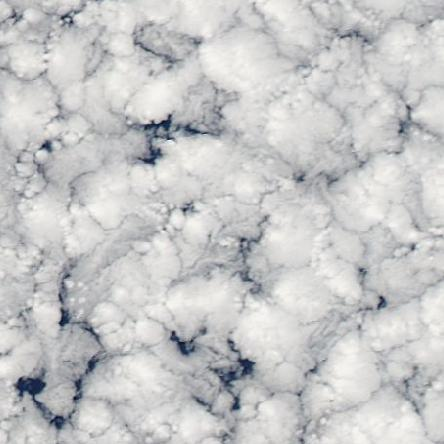
#> input picture data/target_images/20190801-12-11-95-94.jpeg, 444 x 444 px, found by its file name; its folder holds only this picture in this run
$ python FFT.py
#> lines starting #> are read from the running program, lines starting #| are printed output that depends on the picture; after the words box and inside, x2 and y2 are one past the last pixel; in counts of white or black regions, pixels touching at a corner belong together
import cv2
import numpy as np
from matplotlib import pyplot as plt
import os
import random
import re
import time
import logging
import pandas as pd

'''

This script is used to take the original photos of the stratocumulus and analyze them using the Fast Fourier Transform (FFT) method.
The script will save the magnitude spectrum of the FFT as a figure and save the parameters extracted from the FFT analysis in a csv file.

'''

# ---------------------------------
logger = logging.getLogger(__name__)
logging.basicConfig(filename='fft.log', encoding='utf-8', level=logging.DEBUG)
logger.info('SCRIPT STARTED, TIME: ' + str(time.time()))
# ---------------------------------

# The Instant class is used to contain the date and location of each jpeg file, plus the number of clouds and their average size
class Instant:

    NAME_PATTERN = re.compile(r"(\d{4})(\d{2})(\d{2})-(\d+)-(\d+)-(\d+)-(\d+)")


    def __init__(self, file):
        self.extract_date_time(file)

    def extract_date_time(self, file):
        self.match = self.NAME_PATTERN.match(file)
        self.year = self.match.group(1)
        self.month = self.match.group(2)
        self.day = self.match.group(3)

        # inserting a condition that puts a minus sign before the minlat and minlon if they are negative
        # in august untill october the minlat and maxlat is negative, so we need to add a minus sign before it
        if self.month == '08' or self.month == '09' or self.month == '10':
            self.minlat = -int(self.match.group(4))
            self.maxlat = -int(self.match.group(5))
        else:
            self.minlat = self.match.group(4)
            self.maxlat = self.match.group(5)
        self.minlon = -int(self.match.group(6))
        self.maxlon = -int(self.match.group(7))
        # the name just until the first dot
        self.name = file.split('.')[0]


    def fft_man(self, image_path):
        image = cv2.imread(image_path, cv2.IMREAD_GRAYSCALE)
#> image: shape (444, 444); min 12, max 250, mean 199.5
        if image is None:
            raise ValueError("Image not found. Check the file path.")

        # Compute the 2D Fourier Transform and shift it to the center
        f_transform = np.fft.fft2(image)
        f_shift = np.fft.fftshift(f_transform)

        # Compute the magnitude spectrum (log-scaled for visibility)
        magnitude_spectrum = 20 * np.log(np.abs(f_shift) + 1)
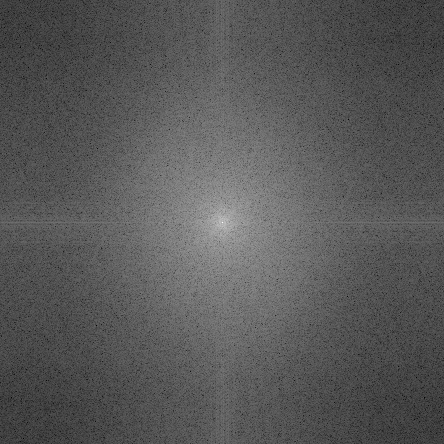
#> magnitude_spectrum: shape (444, 444) float64; min 24.24, max 349.7, mean 137.5; drawn with min black and max white
        # saving the magnitude spectrum as a figure
        if not os.path.exists('fft_magnitude_spectrum'):
            os.makedirs('fft_magnitude_spectrum')
        plt.figure(figsize=(10, 10))
        plt.imshow(magnitude_spectrum, cmap='gray')
        plt.title('Magnitude Spectrum')
        plt.axis('off')
        plt.savefig(f'fft_magnitude_spectrum/{self.name}_magnitude_spectrum.png')
        plt.close()

        # Get image size
        rows, cols = image.shape
#> rows = 444; cols = 444
        cx, cy = cols // 2, rows // 2  # Center coordinates
#> cx = 222; cy = 222

        ### 1. Extract DC Component (Zero Frequency)
        self.dc_component = np.abs(f_shift[cy, cx])
#> self.dc_component = 39328658

        ### 2. Extract Dominant Frequency (Highest Magnitude, excluding DC)
        f_shift_no_dc = f_shift.copy()
        f_shift_no_dc[cy, cx] = 0  # Remove DC component for analysis
        self.max_freq_indices = np.unravel_index(np.argmax(np.abs(f_shift_no_dc)), f_shift.shape)
#> self.max_freq_indices = (226, 222)

        ### 3. Compute Low-Frequency and High-Frequency Energy
        low_freq_region = f_shift[cy-10:cy+10, cx-10:cx+10]  # 20x20 central region
        self.high_freq_energy = (
            np.sum(np.abs(f_shift[:10, :])) +  # Top rows
            np.sum(np.abs(f_shift[-10:, :])) +  # Bottom rows
            np.sum(np.abs(f_shift[:, :10])) +  # Left columns
            np.sum(np.abs(f_shift[:, -10:]))   # Right columns
        )
#> self.high_freq_energy = 9084031.1

        self.low_freq_energy = np.sum(np.abs(low_freq_region))
#> self.low_freq_energy = 115088807.9


        ### 4. Compute Radial Energy Distribution
        radius_values = np.linspace(1, min(cx, cy), num=50)  # 50 radial steps
#> radius_values = 50 values from 1 to 222
        self.radial_energy = []

        for r in radius_values:
            mask = np.zeros_like(f_shift, dtype=np.uint8)
            y, x = np.ogrid[:rows, :cols]
            mask_area = (x - cx)**2 + (y - cy)**2 <= r**2
            mask[mask_area] = 1
            self.radial_energy.append(np.sum(np.abs(f_shift * mask)))
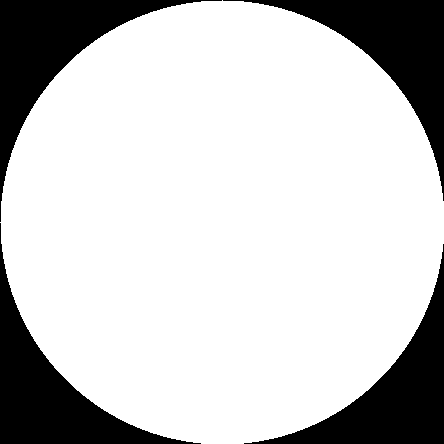
#> mask: shape (444, 444); values 0 (black) and 1 (white), 78.5% white; 4 black regions, box (x1, y1, x2, y2) and area: (0, 0, 222, 222) 10808, (223, 0, 444, 201) 10586, (0, 223, 201, 444) 10586, (244, 244, 444, 444) 10365
#> after the loop, self.radial_energy = 50 values from 41150174.8 to 650481712.4

        ### 5. Extract Phase of the Dominant Frequency
        phase_spectrum = np.angle(f_shift)
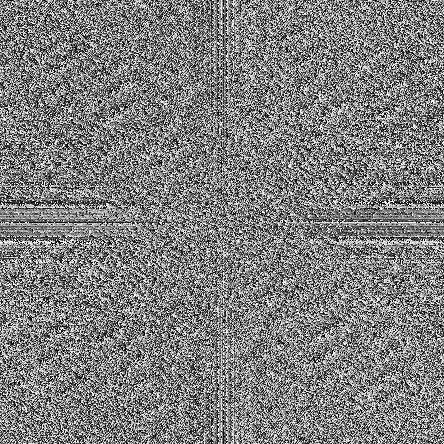
#> phase_spectrum: shape (444, 444) float64; min -3.14, max 3.14, mean -1.59e-05; drawn with min black and max white
        self.dominant_phase = phase_spectrum[self.max_freq_indices]
#> self.dominant_phase = 0.989

        ### Return all computed values
        return


# Retrieving the names of the images from the directory (the name includes the time and location of the image)
def extract_jpeg_names(directory):
    jpeg_names = [f for f in os.listdir(directory) if f.endswith('.jpeg')]
    return jpeg_names # A list of the names of the images


def create_instances():
    instants = []
    directory_path = os.path.join('C:\\Users\\Temp\\Desktop', 'ran', 'code', 'target_images') # The location of the jpegs
    target_images = extract_jpeg_names(directory_path) # A list of the names of the images
    df = pd.DataFrame(columns=['name', 'year', 'month', 'day', 'minlat', 'maxlat', 'minlon', 'maxlon', 'dc_component', 'max_freq_indices', 'low_freq_energy', 'high_freq_energy', 'radial_energy', 'dominant_phase'])


    for file in target_images:
        instant = Instant(file)
        instant.fft_man(os.path.join(directory_path, file))
        instants.append(instant)

        # adding a print of the process to the log file
        logger.info(f'dc_component: {instant.dc_component}')
        logger.info(f'max_freq_indices: {instant.max_freq_indices}')
        logger.info(f'low_freq_energy: {instant.low_freq_energy}')
        logger.info(f'high_freq_energy: {instant.high_freq_energy}')
        logger.info(f'radial_energy: {instant.radial_energy}')
        logger.info(f'dominant_phase: {instant.dominant_phase}')
        # printing a progress bar
        total_files = len(target_images)
        processed_files = len(instants)
        progress = (processed_files / total_files) * 100
        print(f"Progress for fft: {progress:.2f}%")
        logger.info(f"Progress for fft: {progress:.2f}%")

        # for data conservation purposes, we will save the data in a csv file we created earlier df
        df = df._append({'name': instant.name, 'year': instant.year, 'month': instant.month, 'day': instant.day, 'minlat': instant.minlat, 'maxlat': instant.maxlat, 'minlon': instant.minlon, 'maxlon': instant.maxlon,
                         'dc_component': instant.dc_component,
                         'max_freq_indices': instant.max_freq_indices,
                         'low_freq_energy': instant.low_freq_energy,
                         'high_freq_energy': instant.high_freq_energy,
                         'radial_energy': instant.radial_energy,
                         'dominant_phase': instant.radial_energy
                         }, ignore_index=True)
#> df = table of 1 rows and 14 columns
        # saving the data in the csv file
    df.to_csv('cloud_data_fft.csv', index=False)

create_instances()

$ run again, on data/target_images/20190808-7-6-83-82.jpeg
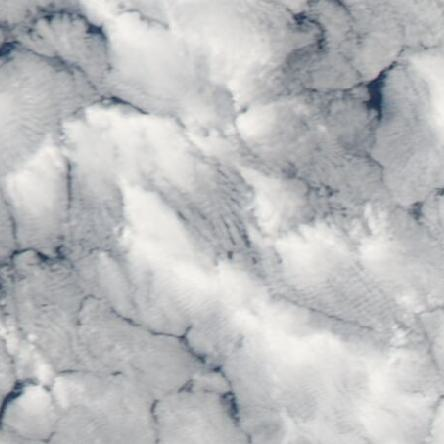
#> input picture data/target_images/20190808-7-6-83-82.jpeg, 444 x 444 px, found by its file name
#> in fft_man, `magnitude_spectrum = 20 * np.log(np.abs(f_shift) + 1)`:
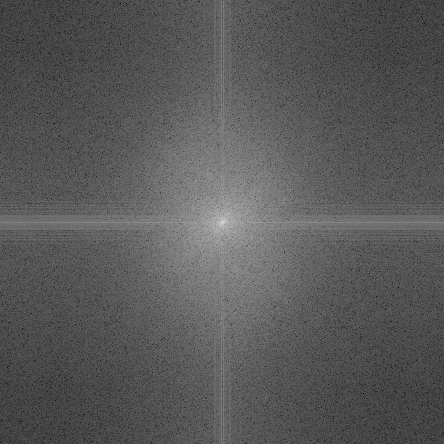
#> magnitude_spectrum: shape (444, 444) float64; min 5.39, max 348.6, mean 125.3; drawn with min black and max white
#> self.dc_component = 37215132
#> self.max_freq_indices = (221, 223)
#> self.high_freq_energy = 5961441.8
#> self.low_freq_energy = 107751626.2
#> after the loop in fft_man, `for r in radius_values:`: self.radial_energy = 50 values from 39935696.3 to 434931316.1
#> in fft_man, `phase_spectrum = np.angle(f_shift)`:
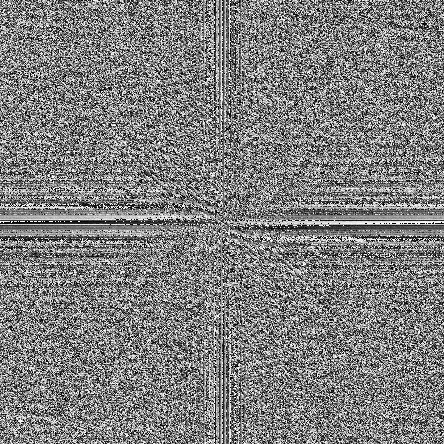
#> phase_spectrum: shape (444, 444) float64; min -3.14, max 3.14, mean -4.33e-17; drawn with min black and max white
#> self.dominant_phase = -0.0817
#> df = table of 1 rows and 14 columns

$ run again, on data/target_images/20190817-17-16-96-95.jpeg
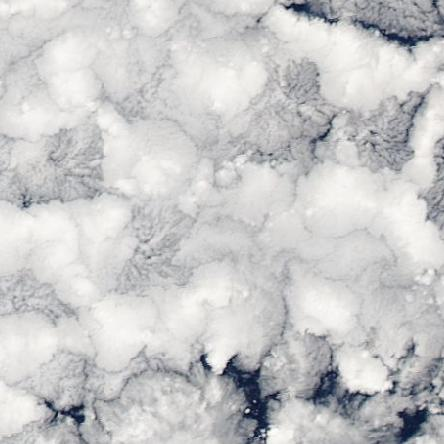
#> input picture data/target_images/20190817-17-16-96-95.jpeg, 444 x 444 px, found by its file name
#> in fft_man, `magnitude_spectrum = 20 * np.log(np.abs(f_shift) + 1)`:
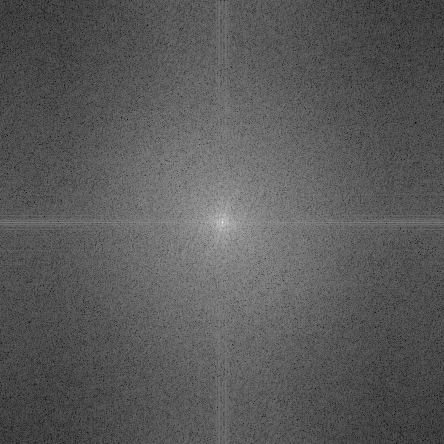
#> magnitude_spectrum: shape (444, 444) float64; min 28.92, max 349.9, mean 142.5; drawn with min black and max white
#> self.dc_component = 39666978
#> self.max_freq_indices = (221, 222)
#> self.high_freq_energy = 12213821.8
#> self.low_freq_energy = 129929801
#> after the loop in fft_man, `for r in radius_values:`: self.radial_energy = 50 values from 44517956.5 to 728704305.3
#> in fft_man, `phase_spectrum = np.angle(f_shift)`:
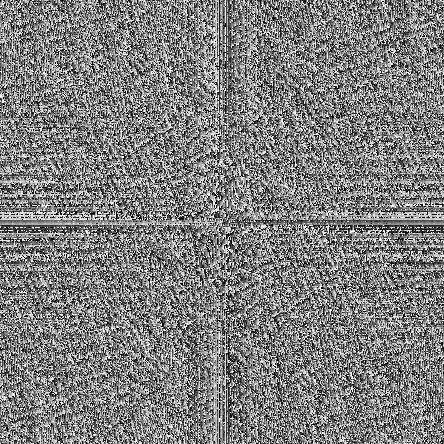
#> phase_spectrum: shape (444, 444) float64; min -3.14, max 3.14, mean -1.59e-05; drawn with min black and max white
#> self.dominant_phase = 2.79
#> df = table of 1 rows and 14 columns

$ run again, on data/target_images/20190818-14-13-87-86.jpeg
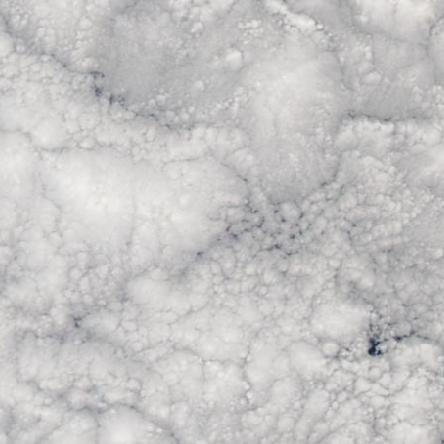
#> input picture data/target_images/20190818-14-13-87-86.jpeg, 444 x 444 px, found by its file name
#> in fft_man, `magnitude_spectrum = 20 * np.log(np.abs(f_shift) + 1)`:
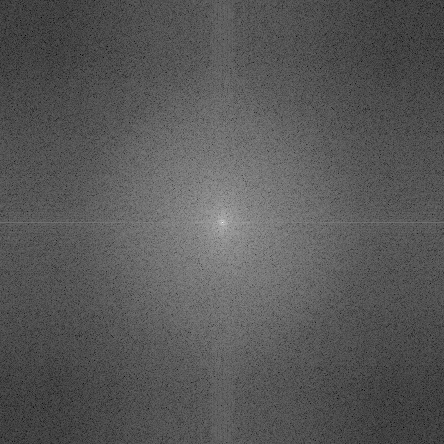
#> magnitude_spectrum: shape (444, 444) float64; min 14.37, max 349.5, mean 130.2; drawn with min black and max white
#> self.dc_component = 38747116
#> self.max_freq_indices = (223, 221)
#> self.high_freq_energy = 6585288.6
#> self.low_freq_energy = 74835613
#> after the loop in fft_man, `for r in radius_values:`: self.radial_energy = 50 values from 39966434.4 to 407234174.3
#> in fft_man, `phase_spectrum = np.angle(f_shift)`:
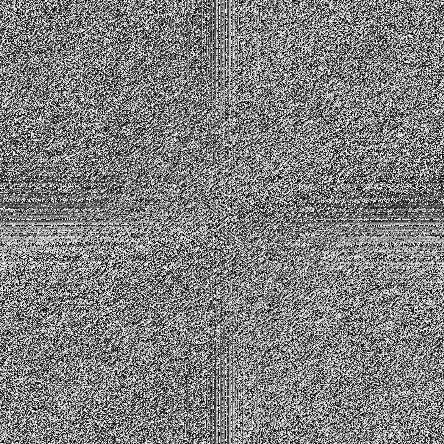
#> phase_spectrum: shape (444, 444) float64; min -3.14, max 3.14, mean 6.24e-18; drawn with min black and max white
#> self.dominant_phase = -1.71
#> df = table of 1 rows and 14 columns

$ run again, on data/target_images/20190801-15-14-97-96.jpeg
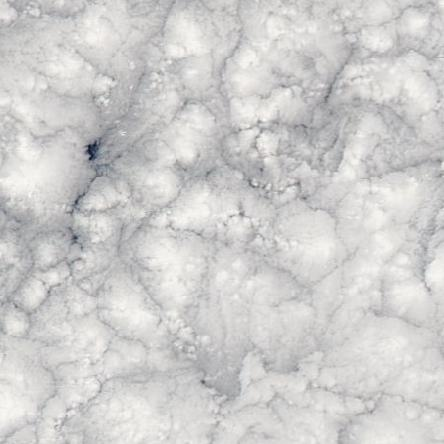
#> input picture data/target_images/20190801-15-14-97-96.jpeg, 444 x 444 px, found by its file name
#> in fft_man, `magnitude_spectrum = 20 * np.log(np.abs(f_shift) + 1)`:
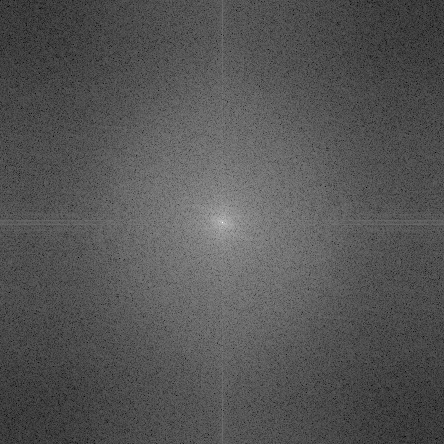
#> magnitude_spectrum: shape (444, 444) float64; min 27.02, max 350.4, mean 135.3; drawn with min black and max white
#> self.dc_component = 40640824
#> self.max_freq_indices = (221, 220)
#> self.high_freq_energy = 8258712.1
#> self.low_freq_energy = 88878489.6
#> after the loop in fft_man, `for r in radius_values:`: self.radial_energy = 50 values from 42434014.9 to 489646671
#> in fft_man, `phase_spectrum = np.angle(f_shift)`:
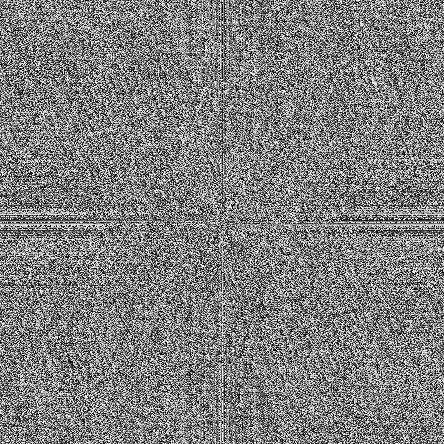
#> phase_spectrum: shape (444, 444) float64; min -3.14, max 3.14, mean 3.19e-05; drawn with min black and max white
#> self.dominant_phase = 1.9
#> df = table of 1 rows and 14 columns
